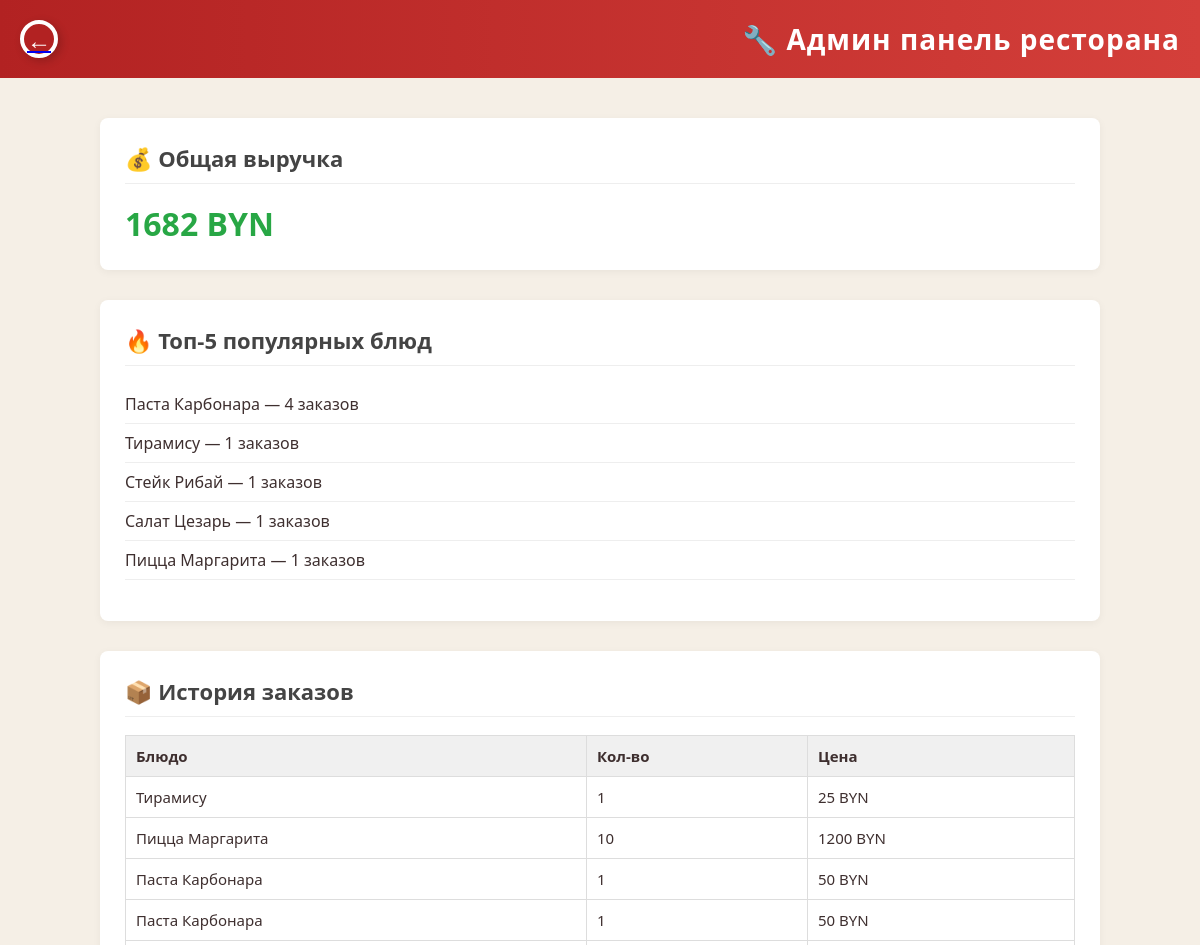
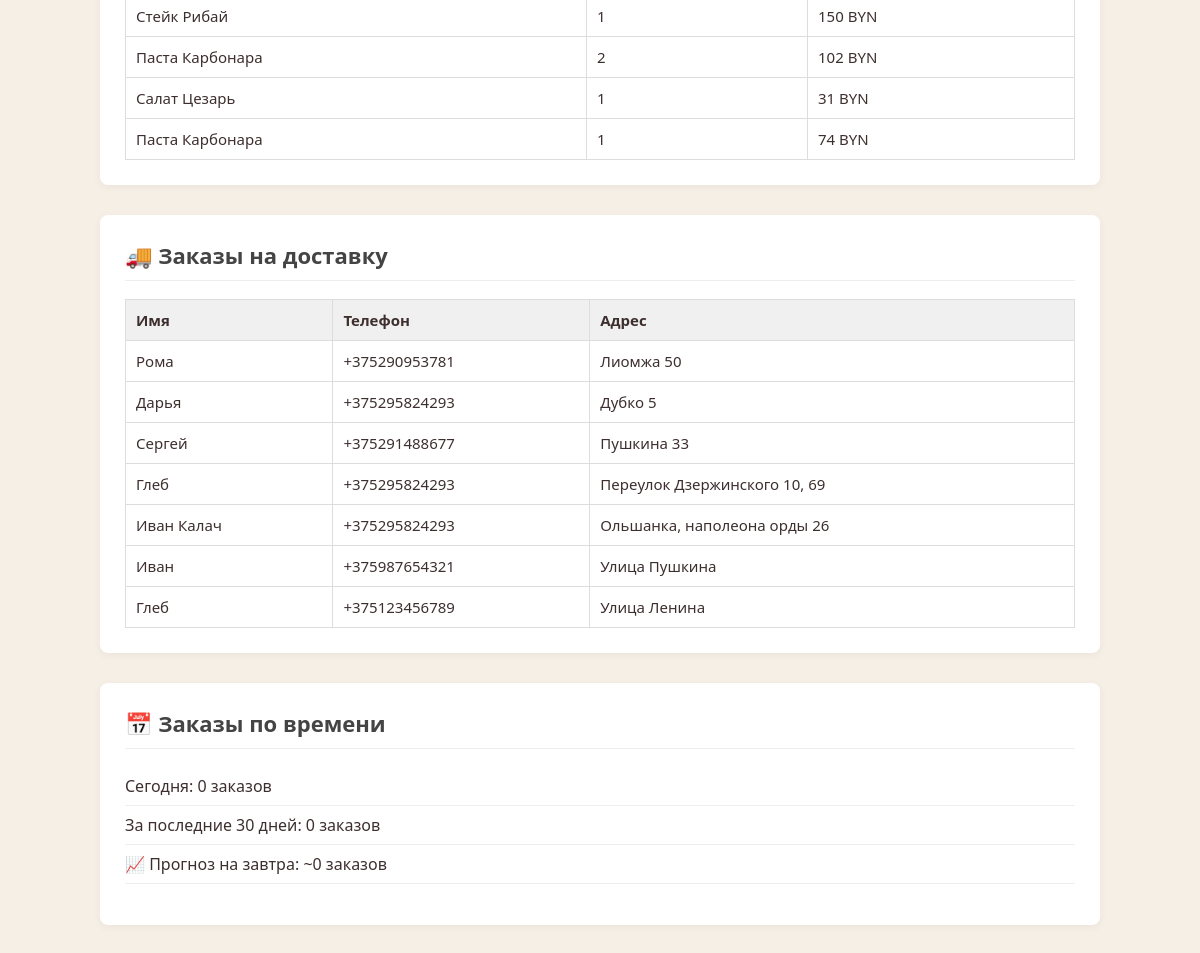
The page /admin on the database its author committed (2 pictures, top to bottom).
### tables this page shows
CREATE TABLE "orders" (
	"id"	INTEGER,
	"dish"	TEXT,
	"quantity"	INTEGER,
	"ingredients"	INTEGER,
	"total_price"	INTEGER,
	"order_time"	DATETIME,
	PRIMARY KEY("id" AUTOINCREMENT)
);

CREATE TABLE "food_order" (
	"id"	INTEGER,
	"name"	TEXT,
	"phone"	TEXT,
	"address"	TEXT,
	PRIMARY KEY("id" AUTOINCREMENT)
);

### main.py (the view)
@app.route('/admin')
def admin():
    conn = sqlite3.connect('food.db')
    cursor = conn.cursor()
    cursor.execute("SELECT dish, quantity, total_price FROM orders ORDER BY id DESC")
    orders = cursor.fetchall()
    cursor.execute("SELECT dish, COUNT(*) as count FROM orders GROUP BY dish ORDER BY count DESC LIMIT 5")
    top_dishes = cursor.fetchall()
    cursor.execute("SELECT SUM(total_price) FROM orders")
    revenue = cursor.fetchone()[0] or 0
    cursor.execute("SELECT name, phone, address FROM food_order ORDER BY id DESC")
    deliveries = cursor.fetchall()
    today = datetime.now().date()
    cursor.execute("SELECT COUNT(*) FROM orders WHERE DATE(order_time) = ?", (today,))
    orders_today = cursor.fetchone()[0]
    month_ago = today - timedelta(days=30)
    cursor.execute("SELECT COUNT(*) FROM orders WHERE DATE(order_time) >= ?", (month_ago,))
    orders_month = cursor.fetchone()[0]
    avg_per_day = orders_month / 30
    forecast_tomorrow = round(avg_per_day)
    conn.close()
    return render_template("admin_panel.html",
                           orders=orders,
                           top_dishes=top_dishes,
                           revenue=revenue,
                           deliveries=deliveries,
                           orders_today = orders_today,
                           orders_month = orders_month,
                           forecast_tomorrow = forecast_tomorrow)

### templates/admin_panel.html (shortened to what this page needs)
<!DOCTYPE html>
<html lang="ru">
<head>
    <link rel="stylesheet" href="{{ url_for('static', filename='css/admin.css') }}">
</head>
<body>
    <header>
        <a href="/" class="back-button"></a>
        <h1 class="page-title">🔧 Админ панель ресторана</h1>
    </header>
    <main class="admin-container">
        <section class="admin-block">
            <h2>💰 Общая выручка</h2>
            <div class="admin-value">{{ revenue }} BYN</div>
        </section>
        <section class="admin-block">
            <h2>🔥 Топ-5 популярных блюд</h2>
            <ul class="admin-list">
                {% for dish, count in top_dishes %}
                    <li>{{ dish }} — {{ count }} заказов</li>
                {% endfor %}
            </ul>
        </section>
        <section class="admin-block">
            <h2>📦 История заказов</h2>
            <table class="admin-table">
                <thead>
                    <tr>
                        <th>Блюдо</th>
                        <th>Кол-во</th>
                        <th>Цена</th>
                    </tr>
                </thead>
                <tbody>
                    {% for dish, quantity, price in orders %}
                        <tr>
                            <td>{{ dish }}</td>
                            <td>{{ quantity }}</td>
                            <td>{{ price }} BYN</td>
                        </tr>
                    {% endfor %}
                </tbody>
            </table>
        </section>
        <section class="admin-block">
            <h2>🚚 Заказы на доставку</h2>
            <table class="admin-table">
                <thead>
                    <tr>
                        <th>Имя</th>
                        <th>Телефон</th>
                        <th>Адрес</th>
                    </tr>
                </thead>
                <tbody>
                    {% for name, phone, address in deliveries %}
                        <tr>
                            <td>{{ name }}</td>
                            <td>{{ phone }}</td>
                            <td>{{ address }}</td>
                        </tr>
                    {% endfor %}
                </tbody>
            </table>
        </section>
        <section class="admin-block">
            <h2>📅 Заказы по времени</h2>
            <ul class="admin-list">
                <li>Сегодня: {{ orders_today }} заказов</li>
                <li>За последние 30 дней: {{ orders_month }} заказов</li>
                <li>📈 Прогноз на завтра: ~{{ forecast_tomorrow }} заказов</li>
            </ul>
        </section>
    </main>
</body>
</html>

### static/css/admin.css (style rules this page uses)
body { font-family: 'Segoe UI', sans-serif; background-color: #f5efe6; color: #3e2f2f; margin: 0; padding: 0; }
header { display: flex; justify-content: space-between; align-items: center; background: linear-gradient(to right, #b22222, #d43f3a); color: white; padding: 20px; }
.page-title { margin: 0; font-size: 28px; letter-spacing: 1px; }
.admin-container { max-width: 1000px; margin: 40px auto; padding: 0 20px; }
.admin-block { background-color: white; border-radius: 8px; padding: 25px; margin-bottom: 30px; box-shadow: 0 2px 8px rgba(0,0,0,0.05); }
.admin-block h2 { margin-top: 0; font-size: 22px; color: #444; border-bottom: 1px solid #eee; padding-bottom: 10px; }
.admin-value { font-size: 32px; font-weight: bold; color: #28a745; margin-top: 10px; }
.admin-list { list-style: none; padding-left: 0; margin-top: 15px; }
.admin-list li { padding: 8px 0; font-size: 16px; border-bottom: 1px solid #eee; }
.admin-table { width: 100%; border-collapse: collapse; margin-top: 15px; }
.admin-table th, .admin-table td { padding: 10px; border: 1px solid #ddd; text-align: left; font-size: 15px; }
.admin-table thead { background-color: #f0f0f0; }
.back-button { width: 30px; height: 30px; background: #b22222 !important; background-color: #b22222; border: 4px solid white; background-clip: padding-box; border-radius: 50%; display: flex; align-items: center; justify-content: center; cursor: pointer; box-shadow: 3px 3px 10px rgba(0, 0, 0, 0.2); transition: 0.3s ease-in-out; }
.back-button::before { content: "←"; font-size: 24px; color: white; font-weight: bold; }

### rows shown on the page
orders: dish "Тирамису", quantity "1", total_price "25"
orders: dish "Стейк Рибай", quantity "1", total_price "150"
orders: dish "Салат Цезарь", count "1", quantity "1", total_price "31"
orders: dish "Пицца Маргарита", quantity "10", total_price "1200"
orders: dish "Паста Карбонара", quantity "1", total_price "50"
orders: dish "Паста Карбонара", quantity "1", total_price "50"
orders: dish "Паста Карбонара", quantity "2", total_price "102"
orders: dish "Паста Карбонара", quantity "1", total_price "74"
food_order: name "Рома", phone "+375290953781", address "Лиомжа 50"
food_order: name "Дарья", phone "+375295824293", address "Дубко 5"
food_order: name "Сергей", phone "+375291488677", address "Пушкина 33"
food_order: name "Глеб", phone "+375295824293", address "Переулок Дзержинского 10, 69"
food_order: name "Иван Калач", phone "+375295824293", address "Ольшанка, наполеона орды 26"
food_order: name "Иван", phone "+375987654321", address "Улица Пушкина"
food_order: name "Глеб", phone "+375123456789", address "Улица Ленина"

### other values the page prints
{{ revenue }} "1682"
{{ dish }} "Паста Карбонара" "Пицца Маргарита"
{{ count }} "4" "1"
{{ orders_today }} "0"
{{ orders_month }} "0"
{{ forecast_tomorrow }} "0"
